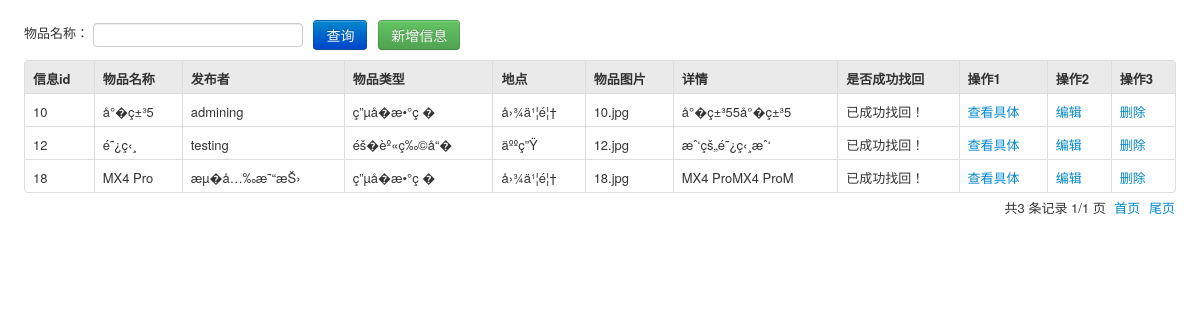
The page /admin/Node/success.php on the database its author committed.
### tables this page shows
CREATE TABLE IF NOT EXISTS `t_publish` (
  `pid` int(11) NOT NULL AUTO_INCREMENT COMMENT 'ä¿¡æ�¯ç¼–å�·',
  `uid` int(11) NOT NULL COMMENT 'ç”¨æˆ·ç¼–å�·',
  `pitem` varchar(12) NOT NULL COMMENT 'ç‰©å“�ç±»åž‹',
  `pname` varchar(20) NOT NULL COMMENT 'ç‰©å“�å��ç§°',
  `plocation` varchar(50) NOT NULL COMMENT 'ç‰©å“�æ�¡åˆ°&ä¸¢å¤±åœ°ç‚¹',
  `ptime` datetime NOT NULL COMMENT 'ç‰©å“�æ�¡åˆ°&ä¸¢å¤±æ—¶é—´',
  `pimage` varchar(20) NOT NULL COMMENT 'ç‰©å“�å›¾ç‰‡',
  `pdetails` text NOT NULL COMMENT 'è¯¦æƒ…æ��è¿°',
  `ptype` int(1) NOT NULL COMMENT 'å�‘å¸ƒä¿¡æ�¯ç±»åˆ«',
  `pdate` varchar(30) NOT NULL COMMENT 'æ�¡åˆ°&ä¸¢å¤±æ—¶é—´*',
  `psucceed` int(11) NOT NULL DEFAULT '0' COMMENT 'æ˜¯å�¦æˆ�åŠŸæ‰¾å›ž',
  PRIMARY KEY (`pid`)
);

CREATE TABLE IF NOT EXISTS `t_user` (
  `uid` int(11) NOT NULL AUTO_INCREMENT COMMENT 'ç”¨æˆ·ç¼–å�·',
  `uname` varchar(12) NOT NULL COMMENT 'æ˜µç§°',
  `uemail` varchar(30) NOT NULL COMMENT 'é‚®ç®±',
  `upwd` varchar(12) NOT NULL COMMENT 'å¯†ç �',
  `utel` char(11) NOT NULL COMMENT 'æ‰‹æœº',
  `uqq` varchar(13) NOT NULL COMMENT 'QQ',
  `upower` int(1) NOT NULL COMMENT 'æ�ƒé™�',
  `uheader` varchar(20) NOT NULL DEFAULT 'head_photo.png' COMMENT 'å¤´åƒ�è·¯å¾„',
  PRIMARY KEY (`uid`)
);

### admin/Node/success.php (the view, shortened to what this page needs)
<!DOCTYPE html>
<html>
<head>
    <link rel="stylesheet" type="text/css" href="../Css/bootstrap.css" />
    <link rel="stylesheet" type="text/css" href="../Css/bootstrap-responsive.css" />
    <link rel="stylesheet" type="text/css" href="../Css/style.css" />
</head>
<body>
<form class="form-inline definewidth m20" action="index.php" method="get">
    物品名称：
    <input type="text" name="username" id="username"class="abc input-default" placeholder="" value="">&nbsp;&nbsp;
    <button type="submit" class="btn btn-primary">查询</button>&nbsp;&nbsp; <a href="opinfo.php?op=add"><button type="button" class="btn btn-success" id="addnew">新增信息</button></a>
</form>
<table class="table table-bordered table-hover definewidth m10">
    <thead>
    <tr>
        <th>信息id</th>
        <th>物品名称</th>
        <th>发布者</th>
        <th>物品类型</th>
        <th>地点</th>
        <th>物品图片</th>
        <th>详情</th>
        <th>是否成功找回</th>
        <th>操作1</th>
        <th>操作2</th>
        <th>操作3</th>
    </tr>
    </thead>
    <tbody>
    <?php
                    $username = $_GET["username"];
                    $sql = "select * from t_publish
                     where psucceed='1' and pname like '%".$username."%'  order by pid asc ";
                    $result = mysql_query($sql);
                    if($result&&mysql_num_rows($result)>0){
            $pageSize = 10;
            $curpage = 1;
            $countPage = 0;
            $curpage = $_GET["page"] == null ? "1" : $_GET["page"];
            $i = 0;
                        while ($row = mysql_fetch_array($result)) {
                            $i++;
                            $arr = mysql_fetch_assoc(mysql_query("select * from t_user where uid = '".$row["uid"]."' "));
        $uname = $arr['uname'];
                            if($row['psucceed']==1)
                            {
                               $row['psucceed']="已成功找回！";
                            }else{
                                $row['psucceed']="未成功找回！";
                            }
                        if ($i > ($curpage - 1) * $pageSize && $i <= $curpage * $pageSize) {
                        echo "<tr><td>".$row['pid']."</td>
                            <td>".$row['pname']."</td>
                            <td>".$uname."</td>
                            <td>".$row['pitem']."</td>
                            <td>".$row['plocation']."</td>
                            <td>".$row['pimage']."</td>
                            <td>".mb_substr($row['pdetails'] , 0 , 15,'utf-8')."</
                            td>
                            <td>".$row['psucceed']."</td>
                            <td><a href='opinfo.php?op=look&pid=".$row['pid']." '>查看具体</a></td>
                            <td><a href='opinfo.php?op=edit&pid=".$row['pid']." '>编辑</a></td>
                            <td><a href='opinfo.php?op=del&pid=".$row['pid']." '>删除</a></td>
                            </tr>";
                    }
                }
                  $countPage = ($i + $pageSize - 1) / $pageSize;
            }
            ?>
            </tbody>
</table>
<div class="inline pull-right page">
         共<?php echo $i;?> 条记录 <?php echo $curpage;?>/<?php if($i/$pageSize< 1){ echo "1";}else{ echo (int)$countPage; }
         ?> 页
        <a href="success.php?page=1">首页</a>
        <a href="success.php?page=<?php echo $countPage;?>">尾页</a>
</div>
</body>
</html>

### admin/Css/style.css (style rules this page uses)
body { font-size: 13px; }
select, textarea, input[type="text"], input[type="password"], input[type="datetime"], input[type="datetime-local"], input[type="date"], input[type="month"], input[type="time"], input[type="week"], input[type="number"], input[type="email"], input[type="url"], input[type="search"], input[type="tel"], input[type="color"], .uneditable-input { padding: 1px; }
form { margin: 0 0 5px; }
.page { text-align: right;margin-right:25px;margin-top:5px; }
.page a { margin-left: 5px; }
.table td, .table th { padding-top: 8px; padding-bottom: 4px; line-height:20ppx; }
.table th { background-color:#eaeaea; }
.definewidth { width:96%; margin:auto; }
.m10 { margin-top:10px; }
.m20 { padding-top:20px; }

### admin/Node/success.php (style rules this page uses)
body { padding-bottom: 40px; }

### rows shown on the page
t_publish: pid "10", pname "å°�ç±³5", uid.uname "admining", pitem "ç”µå­�æ•°ç �", plocation "å›¾ä¹¦é¦†", pimage "10.jpg", pdetails "å°�ç±³55å°�ç±³5", psucceed "已成功找回！"
t_publish: pid "12", pname "é˜¿ç‹¸", uid.uname "testing", pitem "éš�èº«ç‰©å“�", plocation "äººç”Ÿ", pimage "12.jpg", pdetails "æˆ‘çš„é˜¿ç‹¸æˆ‘", psucceed "已成功找回！"
t_publish: pid "18", pname "MX4 Pro", uid.uname "æµ�å…‰æ˜“æŠ›", pitem "ç”µå­�æ•°ç �", plocation "å›¾ä¹¦é¦†", pimage "18.jpg", pdetails "MX4 ProMX4 ProM", psucceed "已成功找回！"

### other values the page prints
$i "3"
$curpage "1"
